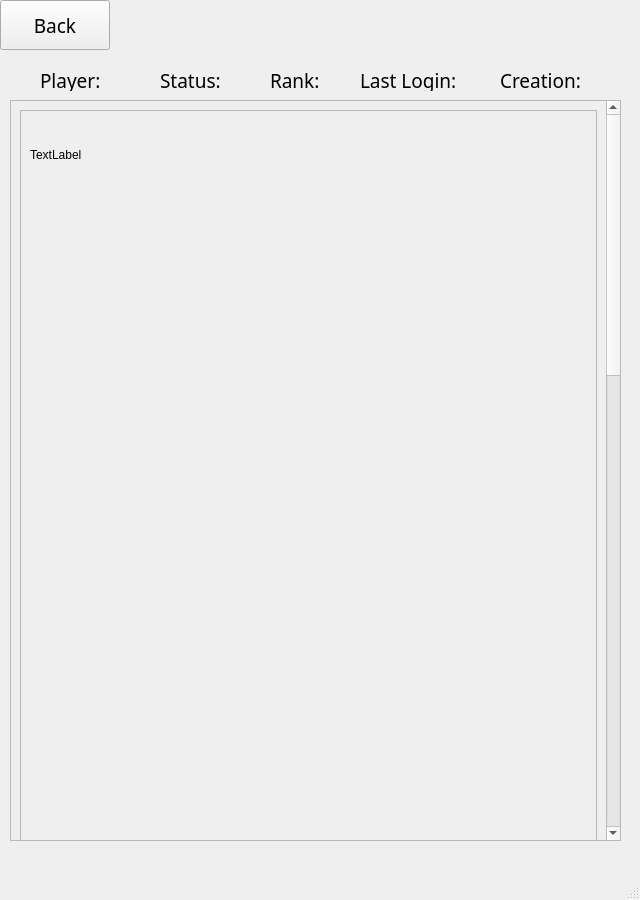
<?xml version="1.0" encoding="UTF-8"?>
<ui version="4.0">
 <class>MainWindow</class>
 <widget class="QMainWindow" name="MainWindow">
  <property name="geometry">
   <rect>
    <x>0</x>
    <y>0</y>
    <width>640</width>
    <height>900</height>
   </rect>
  </property>
  <property name="windowTitle">
   <string>MainWindow</string>
  </property>
  <widget class="QWidget" name="centralwidget">
   <widget class="QLabel" name="Players">
    <property name="geometry">
     <rect>
      <x>40</x>
      <y>70</y>
      <width>71</width>
      <height>21</height>
     </rect>
    </property>
    <property name="font">
     <font>
      <family>Tw Cen MT</family>
      <pointsize>14</pointsize>
     </font>
    </property>
    <property name="text">
     <string>Player:</string>
    </property>
   </widget>
   <widget class="QLabel" name="Statuses">
    <property name="geometry">
     <rect>
      <x>160</x>
      <y>70</y>
      <width>61</width>
      <height>21</height>
     </rect>
    </property>
    <property name="font">
     <font>
      <family>Tw Cen MT</family>
      <pointsize>14</pointsize>
     </font>
    </property>
    <property name="text">
     <string>Status:</string>
    </property>
   </widget>
   <widget class="QLabel" name="Ranks">
    <property name="geometry">
     <rect>
      <x>270</x>
      <y>70</y>
      <width>61</width>
      <height>21</height>
     </rect>
    </property>
    <property name="font">
     <font>
      <family>Tw Cen MT</family>
      <pointsize>14</pointsize>
     </font>
    </property>
    <property name="text">
     <string>Rank:</string>
    </property>
   </widget>
   <widget class="QLabel" name="LastLogins">
    <property name="geometry">
     <rect>
      <x>360</x>
      <y>70</y>
      <width>101</width>
      <height>21</height>
     </rect>
    </property>
    <property name="font">
     <font>
      <family>Tw Cen MT</family>
      <pointsize>14</pointsize>
     </font>
    </property>
    <property name="text">
     <string>Last Login:</string>
    </property>
   </widget>
   <widget class="QLabel" name="Creations">
    <property name="geometry">
     <rect>
      <x>500</x>
      <y>70</y>
      <width>91</width>
      <height>21</height>
     </rect>
    </property>
    <property name="font">
     <font>
      <family>Tw Cen MT</family>
      <pointsize>14</pointsize>
     </font>
    </property>
    <property name="text">
     <string>Creation:</string>
    </property>
   </widget>
   <widget class="QPushButton" name="backBtn">
    <property name="geometry">
     <rect>
      <x>0</x>
      <y>0</y>
      <width>110</width>
      <height>50</height>
     </rect>
    </property>
    <property name="font">
     <font>
      <family>Tw Cen MT</family>
      <pointsize>14</pointsize>
     </font>
    </property>
    <property name="text">
     <string>Back</string>
    </property>
    <property name="shortcut">
     <string>Esc</string>
    </property>
   </widget>
   <widget class="QScrollArea" name="scrollArea">
    <property name="geometry">
     <rect>
      <x>10</x>
      <y>100</y>
      <width>611</width>
      <height>741</height>
     </rect>
    </property>
    <property name="widgetResizable">
     <bool>true</bool>
    </property>
    <widget class="QWidget" name="scrollAreaWidgetContents">
     <property name="geometry">
      <rect>
       <x>0</x>
       <y>0</y>
       <width>588</width>
       <height>2018</height>
      </rect>
     </property>
     <layout class="QVBoxLayout" name="verticalLayout">
      <item>
       <widget class="QFrame" name="frame">
        <property name="enabled">
         <bool>true</bool>
        </property>
        <property name="minimumSize">
         <size>
          <width>0</width>
          <height>2000</height>
         </size>
        </property>
        <property name="frameShape">
         <enum>QFrame::StyledPanel</enum>
        </property>
        <property name="frameShadow">
         <enum>QFrame::Raised</enum>
        </property>
        <widget class="QLabel" name="label">
         <property name="geometry">
          <rect>
           <x>10</x>
           <y>10</y>
           <width>70</width>
           <height>70</height>
          </rect>
         </property>
         <property name="text">
          <string>TextLabel</string>
         </property>
        </widget>
       </widget>
      </item>
     </layout>
    </widget>
   </widget>
  </widget>
  <widget class="QMenuBar" name="menubar">
   <property name="geometry">
    <rect>
     <x>0</x>
     <y>0</y>
     <width>640</width>
     <height>26</height>
    </rect>
   </property>
  </widget>
  <widget class="QStatusBar" name="statusbar"/>
 </widget>
 <resources/>
 <connections/>
</ui>
